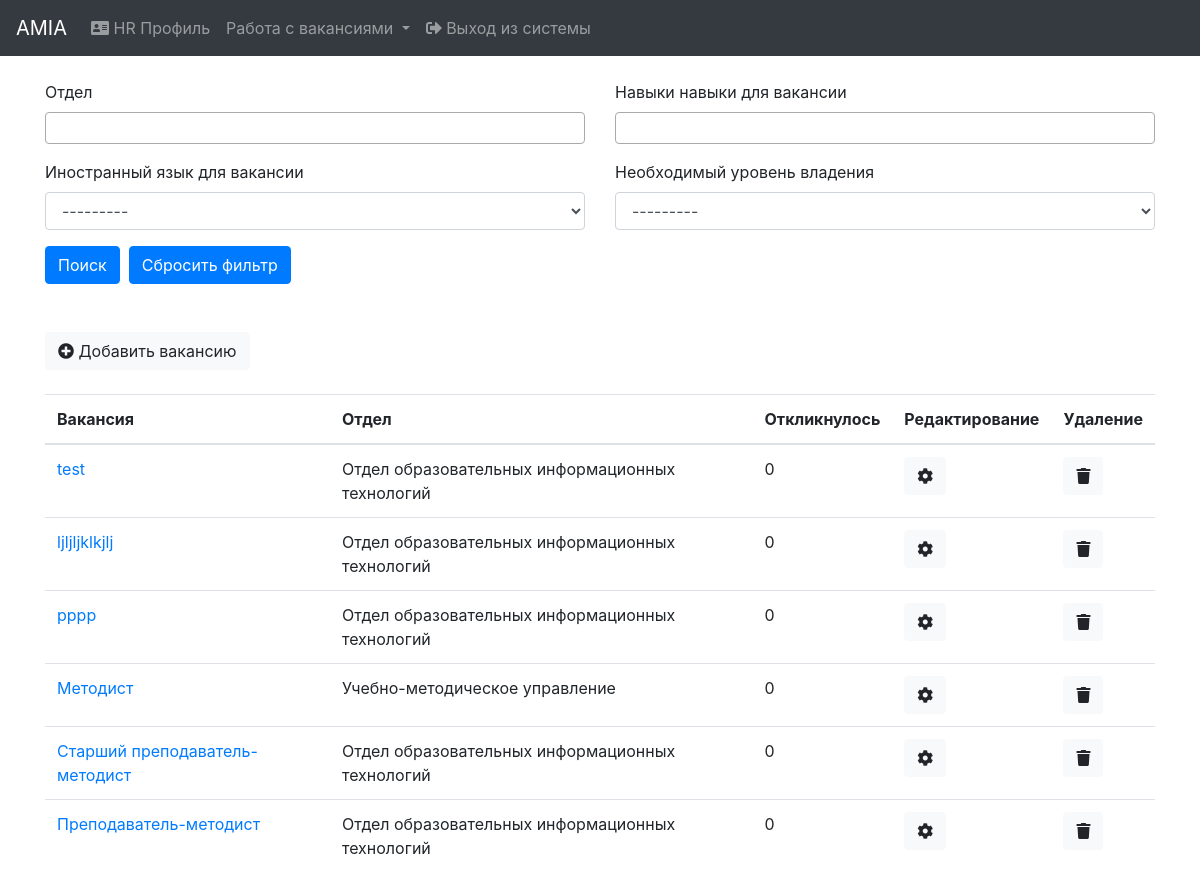
The page /hr/ (signed in) on the database as committed earlier.
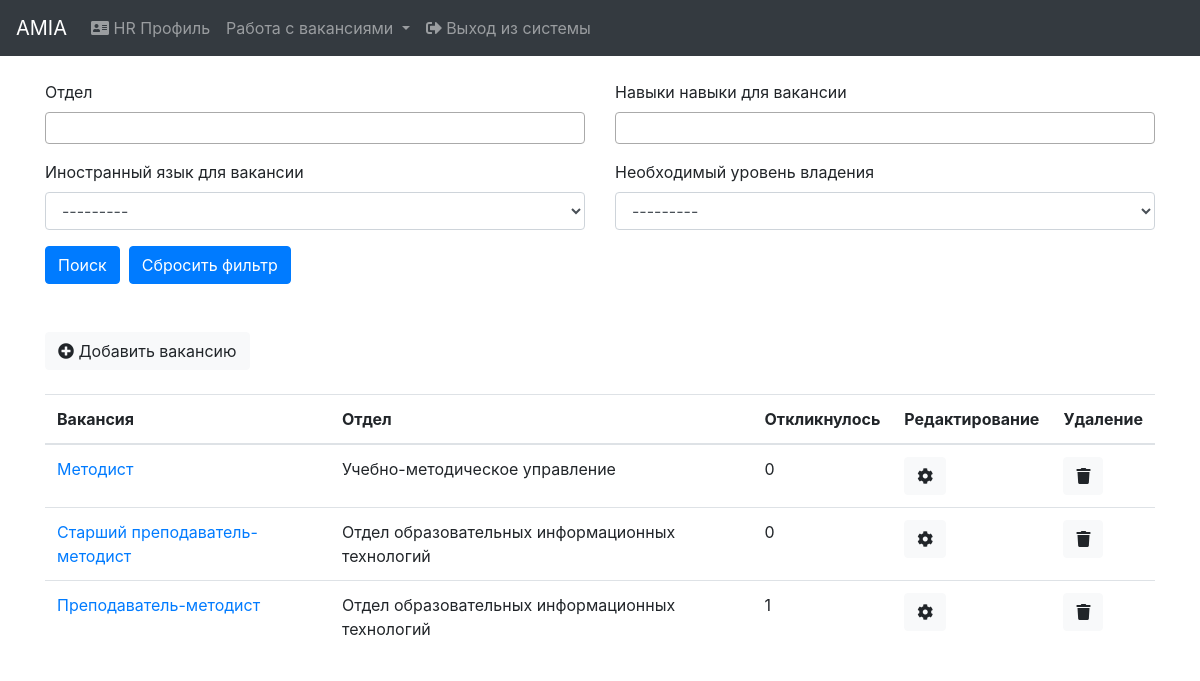
The same page on the database as committed later.
### institution/models.py (models this page shows, shortened)
class Vacancy(models.Model):
    OPENED = 1
    COMPLETED = 2
    BLOCKED = 3
    STATUSES = [
        (OPENED, 'Opened'),
        (COMPLETED, 'Completed'),
        (BLOCKED, 'Blocked'),
    ]
    vacancy = models.CharField(max_length=255, verbose_name="Vacancy")
    date_added = models.DateTimeField(verbose_name="Date added", auto_now_add=True)
    who_added = models.ForeignKey(User, on_delete=models.SET_NULL, verbose_name="Who added", blank=True, null=True)
    description = models.TextField(verbose_name="Description", blank=True, null=True)
    institution = models.ForeignKey(Institution, on_delete=models.CASCADE, verbose_name="Institution")
    responded = models.ManyToManyField(SocialProfile, verbose_name="Responded", through='RespondedVacancy')
    status = models.IntegerField(verbose_name="Status", choices=STATUSES, default=OPENED)
    skills = models.ManyToManyField(Skill, verbose_name="Skills", blank=True)
    languages = models.ManyToManyField(Language, verbose_name="Language", through='LanguageWithLevelVacancy')
    class Meta:
        ordering = ('vacancy',)
        verbose_name = 'Vacancy'
        verbose_name_plural = 'Vacancies'

class Institution(models.Model):
    institution_name = models.CharField(max_length=255, verbose_name="Institution name")
    info_about = models.TextField(verbose_name="About", blank=True, null=True)
    img = models.ImageField(verbose_name="Image", blank=True, null=True, upload_to='institutions')
    subscribers = models.ManyToManyField(SocialProfile, verbose_name="Subscribers")
    def __str__(self):
        return self.institution_name
    class Meta:
        ordering = ('institution_name',)
        verbose_name = 'Institution'
        verbose_name_plural = 'Institution'

### hr/views.py (the view)
# urls.py: path('', views.MainView.as_view(), name='main'),
class MainView(LoginRequiredMixin, View):
    def get(self, request):
        f = VacancyFilter(request.GET, queryset=Vacancy.objects.all().order_by('-pk'))
        paginator = Paginator(f.qs, 50)
        page = request.GET.get('page')
        vacancies = paginator.get_page(page)
        return render(request, 'institution/vacancies/hr_main_vacancies.html', {'vacancies': vacancies,
                                                                                'filter': f,
                                                                                })

### context_processors/models_context.py (called while the page is built)
def models_context(request):
    return {'educational': EducationalInstitution.objects.all(),
            'language_levels': LanguageLevel.objects.all(),
            'languages': Language.objects.all(),
            'specialties': Specialty.objects.all(),
            'skills': Skill.objects.all(),
            'interests': Interest.objects.all(),
            }

### social_profile/models.py (called while the page is built)
    def __str__(self):
        return self.skill_name

    def __str__(self):
        return self.language_name

### institution/templates/institution/vacancies/hr_main_vacancies.html (shortened to what this page needs)
{% extends 'base.html' %}
{% block content %}
    {% include 'hr/navbar_hr.html' %}<br>
    <div class="container">
        {% include 'institution/vacancies/search_form.html' %}<br>
<br>
    <a href="{% url 'institution:vacancy_add' %}" class="btn btn-light"><i class="fas fa-plus-circle"></i> Добавить вакансию</a><br><br>
        <div class="row">
            <div class="col-lg-12">
                <table class="table table-hover">
                    <thead>
                    <tr>
                        <th scope="col">Вакансия</th>
                        <th scope="col">Отдел</th>
                        <th scope="col">Откликнулось</th>
                        <th scope="col">Редактирование</th>
                        <th scope="col">Удаление</th>
                    </tr>
                    </thead>
                    <tbody>
                    {% for vacancy in vacancies %}
                        <tr>
                            <td><a href="">{{ vacancy.vacancy }}</a></td>
                            <td>{{ vacancy.institution.institution_name }}</td>
                            <td>{{ vacancy.responded.count }}</td>
                            <td><a href="{% url 'institution:vacancy_update' vacancy.id %}" class="btn btn-light"><i class="fas fa-cog"></i></a></td>
                            <td><a href="" class="btn btn-light"><i class="fas fa-trash"></i></a></td>
                        </tr>
                    {% endfor %}
                    </tbody>
                </table>
            </div>
        </div>
    </div>
{% endblock %}

Rows that differ between the two databases and show on the page:
removed Vacancy: vacancy "test", institution.institution_name "Отдел образовательных информационных технологий", responded.count "0"
removed Vacancy: vacancy "ljljljklkjlj", institution.institution_name "Отдел образовательных информационных технологий", responded.count "0"
removed Vacancy: vacancy "pppp", institution.institution_name "Отдел образовательных информационных технологий", responded.count "0"
computed for Vacancy "Преподаватель-методист": responded.count "0" → "1"
